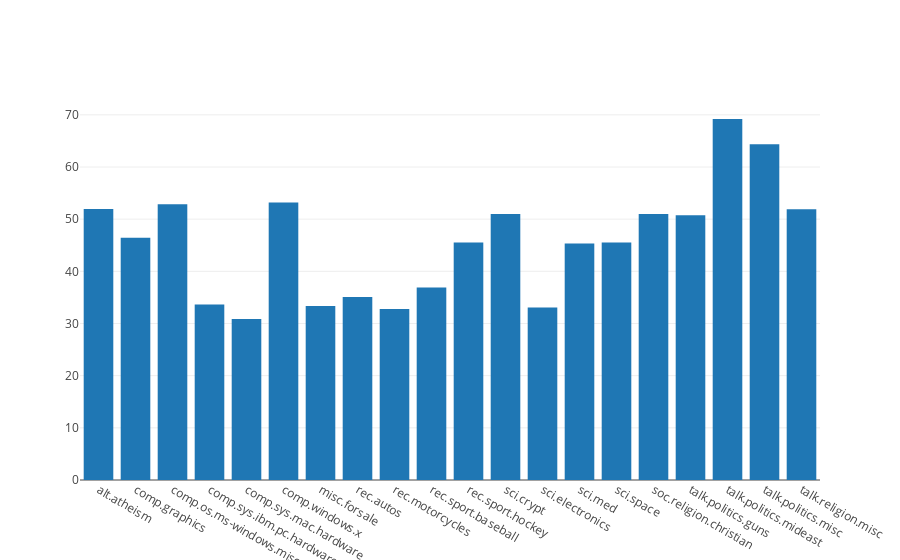

This figure's notebook cell:
### Code cell
# 计算每个类别的平均行数
def cal_lines_numbers_per_news(category):
    lines_number = 0
    i = 0
    length_of_cat = len(category)
    while i < length_of_cat:
        for word in category[i].split("\n"):
            lines_number += 1
        i += 1
    result = lines_number / length_of_cat
    return result

lines_numbers_per_news=[cal_lines_numbers_per_news(fetch_20newsgroups(subset='all',categories=['alt.atheism']).data),
                cal_lines_numbers_per_news(fetch_20newsgroups(subset='all',categories=['comp.graphics']).data),
                cal_lines_numbers_per_news(fetch_20newsgroups(subset='all',categories=['comp.os.ms-windows.misc']).data),
                cal_lines_numbers_per_news(fetch_20newsgroups(subset='all',categories=['comp.sys.ibm.pc.hardware']).data),
                cal_lines_numbers_per_news(fetch_20newsgroups(subset='all',categories=['comp.sys.mac.hardware']).data),
                cal_lines_numbers_per_news(fetch_20newsgroups(subset='all',categories=['comp.windows.x']).data),
                cal_lines_numbers_per_news(fetch_20newsgroups(subset='all',categories=['misc.forsale']).data),
                cal_lines_numbers_per_news(fetch_20newsgroups(subset='all',categories=['rec.autos']).data),
                cal_lines_numbers_per_news(fetch_20newsgroups(subset='all',categories=['rec.motorcycles']).data),
                cal_lines_numbers_per_news(fetch_20newsgroups(subset='all',categories=['rec.sport.baseball']).data),
                cal_lines_numbers_per_news(fetch_20newsgroups(subset='all',categories=['rec.sport.hockey']).data),
                cal_lines_numbers_per_news(fetch_20newsgroups(subset='all',categories=['sci.crypt']).data),
                cal_lines_numbers_per_news(fetch_20newsgroups(subset='all',categories=['sci.electronics']).data),
                cal_lines_numbers_per_news(fetch_20newsgroups(subset='all',categories=['sci.med']).data),
                cal_lines_numbers_per_news(fetch_20newsgroups(subset='all',categories=['sci.space']).data),
                cal_lines_numbers_per_news(fetch_20newsgroups(subset='all',categories=['soc.religion.christian']).data),
                cal_lines_numbers_per_news(fetch_20newsgroups(subset='all',categories=['talk.politics.guns']).data),
                cal_lines_numbers_per_news(fetch_20newsgroups(subset='all',categories=['talk.politics.mideast']).data),
                cal_lines_numbers_per_news(fetch_20newsgroups(subset='all',categories=['talk.politics.misc']).data),
                cal_lines_numbers_per_news(fetch_20newsgroups(subset='all',categories=['talk.religion.misc']).data)]

data = [Bar(x=categories,
            y=lines_numbers_per_news)]

of.iplot(data)

### Figure 1 — Plotly figure (JSON) as saved in the notebook; plotly's stock layout.template omitted (floating-point values rounded to 4 significant figures)
{"data": [{"type": "bar", "x": ["alt.atheism", "comp.graphics", "comp.os.ms-windows.misc", "comp.sys.ibm.pc.hardware", "comp.sys.mac.hardware", "comp.windows.x", "misc.forsale", "rec.autos", "rec.motorcycles", "rec.sport.baseball", "rec.sport.hockey", "sci.crypt", "sci.electronics", "sci.med", "sci.space", "soc.religion.christian", "talk.politics.guns", "talk.politics.mideast", "talk.politics.misc", "talk.religion.misc"], "y": [51.97, 46.43, 52.88, 33.65, 30.86, 53.22, 33.38, 35.06, 32.78, 36.89, 45.51, 50.97, 33.08, 45.35, 45.5, 51.01, 50.74, 69.2, 64.36, 51.92]}], "layout": {}}
